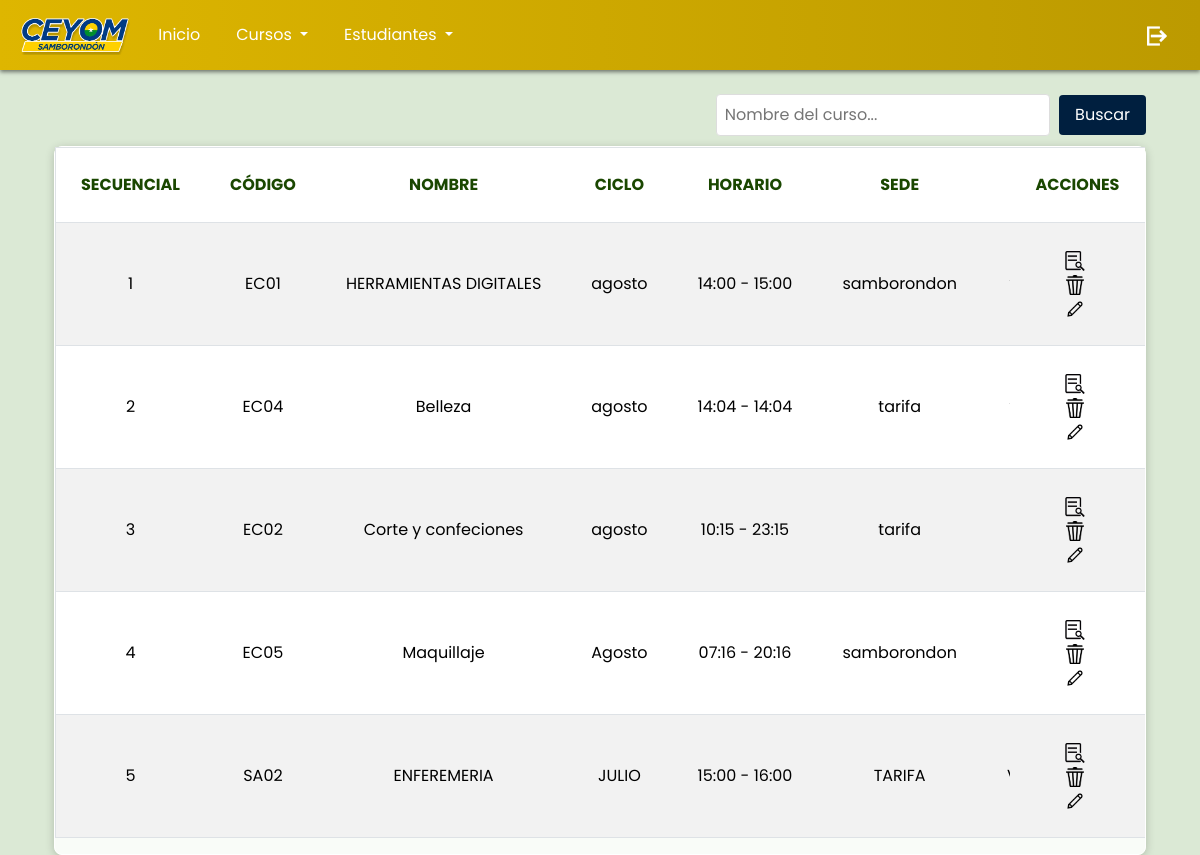
/app/secciones/ver_cursos.php, run on the app's committed database.
### tables this page shows
CREATE TABLE `cursos` (
  `id` int(255) NOT NULL,
  `codigo_curso` varchar(255) NOT NULL,
  `nombre_curso` varchar(255) NOT NULL,
  `ciclo_curso` varchar(255) NOT NULL,
  `jornada_curso` varchar(255) NOT NULL,
  `hora_inicio` time NOT NULL,
  `hora_fin` time NOT NULL,
  `profesor_curso` varchar(255) NOT NULL,
  `sede_curso` varchar(255) NOT NULL
);

### app/secciones/cursos.php (called while the page is built, shortened)
<?php
$conexionBD = BD::crearInstancia();
$consulta = $conexionBD->prepare("SELECT * FROM cursos");
$consulta->execute();
$listaCursos = $consulta->fetchAll();

### app/secciones/ver_cursos.php (the view, shortened to what this page needs)
<?php
include('../templates/cabecera.php');
include('../secciones/cursos.php');
?>
<link rel="stylesheet" href="../ver_cursos.css">
<div class="container">
    <br>
    <div class="search-bar">
        <form action="" method="get">
            <input type="text" name="search" placeholder="Nombre del curso..." value="<?php echo isset($_GET['search']) ? $_GET['search'] : ''; ?>">
            <button type="submit">Buscar</button>
        </form>
    </div>
    <div class="card">
        <div class="table-responsive">
            <table class="table table-striped">
                <thead>
                    <tr>
                        <th scope="col">SECUENCIAL</th>
                        <th scope="col">CÓDIGO</th>
                        <th scope="col">NOMBRE</th>
                        <th scope="col">CICLO</th>
                        <th scope="col">HORARIO</th>
                        <th scope="col">SEDE</th>
                        <th scope="col">JORNADA</th>
                        <th scope="col">PROFESOR</th>
                        <th scope="col">ACCIONES</th>
                    </tr>
                </thead>
                <tbody>
                    <?php
                    $search = isset($_GET['search']) ? $_GET['search'] : '';
                    $filteredCursos = array_filter($listaCursos, function ($curso) use ($search) {
                        return stripos($curso['nombre_curso'], $search) !== false;
                    });
                    if (count($filteredCursos) > 0) {
                        $secuencial = 1;
                        foreach ($filteredCursos as $curso) { ?>
                            <tr>
                                <td><?php echo $secuencial++; ?></td>
                                <td><?php echo $curso['codigo_curso']; ?></td>
                                <td><?php echo $curso['nombre_curso']; ?></td>
                                <td><?php echo $curso['ciclo_curso']; ?></td>
                                <td><?php echo date('H:i', strtotime($curso['hora_inicio'])) . ' - ' . date('H:i', strtotime($curso['hora_fin'])); ?></td>
                                <td><?php echo $curso['sede_curso']; ?></td>
                                <td><?php echo $curso['jornada_curso']; ?></td>
                                <td><?php echo $curso['profesor_curso']; ?></td>
                                <td>
                                    <form method="post">
                                        <button type="submit" class="btn-accion seleccionar">
                                            <img src="../Imagenes/logo-ver.png" alt="seleccionar">
                                        </button>
                                    </form>
                                    <form method="post" onsubmit="return confirm('¿Estás seguro de que deseas eliminar este curso?');">
                                        <button type="submit" class="btn-accion borrar">
                                            <img src="../Imagenes/logo-borrar.png" alt="borrar">
                                        </button>
                                    </form>
                                    <button type="button" class="btn-accion editar" onclick="openModal(<?php echo htmlspecialchars(json_encode($curso)); ?>)">
                                        <img src="../Imagenes/logo-editar.png" alt="editar">
                                    </button>
                                </td>
                            </tr>
                        <?php }
                    } else { ?>
                        <tr>
                            <td colspan="9">No se encontraron resultados</td>
                        </tr>
                    <?php } ?>
                </tbody>
            </table>
        </div>
    </div>
</div>
<?php include('../templates/pie.php'); ?>

### app/templates/cabecera.php (shortened to what this page needs)
<!doctype html>
<html lang="en">
<head>
    <link href="https://cdn.jsdelivr.net/npm/bootstrap@5.3.2/dist/css/bootstrap.min.css" rel="stylesheet" />
    <link rel="stylesheet" href="style.css">
</head>
<nav class="navbar navbar-expand-lg fixed-top" style="background: linear-gradient(to right, #deb600, #bc9a00); padding: 10px 20px;">
    <a class="navbar-brand" href="inicio.php" style="margin-right: 20px;">
        <img src="../Imagenes/logoceyom.png" alt="Logo" style="height: 40px;">
    </a>
    <div class="collapse navbar-collapse" id="navbarNavDropdown">
        <ul class="navbar-nav me-auto">
            <li class="nav-item">
                <a class="nav-link" href="inicio.php" style="color:white;">Inicio</a>
            </li>
            <li class="nav-item dropdown">
                <a class="nav-link dropdown-toggle" id="navbarDropdown" role="button" data-bs-toggle="dropdown" aria-expanded="false" style="color:white; margin-left: 20px;">
                    Cursos
                </a>
            </li>
            <li class="nav-item dropdown">
                <a class="nav-link dropdown-toggle" id="navbarDropdown" role="button" data-bs-toggle="dropdown" aria-expanded="false" style="color:white; margin-left: 20px;">
                    Estudiantes
                </a>
            </li>
        </ul>
        <ul class="navbar-nav">
            <li class="nav-item logo-cerrar-sesion">
                <a class="nav-link" href="logout.php" style="color:white;">
                    <img src="../Imagenes/logo-cerrar-sesion.png" alt="Cerrar Sesión">
                </a>
            </li>
        </ul>
    </div>
</nav>
<div class="container">

### app/templates/pie.php (shortened to what this page needs)
</div>
</body>
</html>

### app/ver_cursos.css (style rules this page uses)
.card { border: 1px solid #ffffff; border-radius: 8px; box-shadow: 0 2px 10px rgba(0, 0, 0, 0.2); background-color: rgba(255, 255, 255, 0.836); }
.table-striped { border: 1px solid #dee2e6; border-radius: 8px; overflow-x: auto; white-space: nowrap; }
.table-striped th, .table-striped td { text-align: center; vertical-align: middle; padding: 25px; }
.table-striped th { background-color: #ffffff; color: #1a4700; font-weight: bold; }
.table-striped td { background-color: #ffffff; }
.table-striped th:last-child, .table-striped td:last-child { position: sticky; right: 0; background-color: #ffffff; color: #1a4700; }
.btn-accion { background-color: transparent; border: none; padding: 0; cursor: pointer; transition: transform 0.3s, opacity 0.3s; }
.btn-accion img { height: 20px; margin-right: 5px; }
.search-bar { display: flex; justify-content: flex-end; margin-bottom: 10px; }
.search-bar input { padding: 8px; border: 1px solid #ddd; border-radius: 4px; margin-right: 5px; }
.search-bar button { padding: 8px 16px; border: none; border-radius: 4px; background-color: #001f3f; color: white; cursor: pointer; transition: background-color 0.5s; }

### app/templates/cabecera.php (style rules this page uses)
.navbar { box-shadow: 0px 2px 4px rgba(0, 0, 0, 0.5); }
.nav-link { transition: transform 0.3s, color 0.3s; }
.logo-cerrar-sesion img { height: 20px; margin-right: 5px; filter: invert(1); transition: transform 0.3s, opacity 0.3s; }

### data on the page
cursos: codigo_curso "EC01", nombre_curso "HERRAMIENTAS DIGITALES", ciclo_curso "agosto", hora_inicio "14:00", hora_fin "15:00", sede_curso "samborondon"
cursos: codigo_curso "EC04", nombre_curso "Belleza", ciclo_curso "agosto", hora_inicio "14:04", hora_fin "14:04", sede_curso "tarifa"
cursos: codigo_curso "EC02", nombre_curso "Corte y confeciones", ciclo_curso "agosto", hora_inicio "10:15", hora_fin "23:15", sede_curso "tarifa"
cursos: codigo_curso "EC05", nombre_curso "Maquillaje", ciclo_curso "Agosto", hora_inicio "07:16", hora_fin "20:16", sede_curso "samborondon"
cursos: codigo_curso "SA02", nombre_curso "ENFEREMERIA", ciclo_curso "JULIO", hora_inicio "15:00", hora_fin "16:00", sede_curso "TARIFA"
